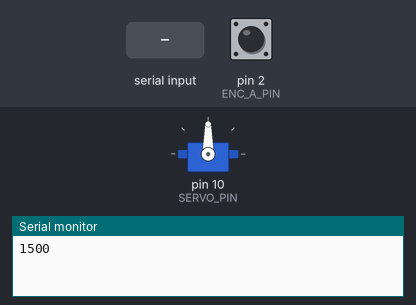
Recording of a sketch running on a simulated Arduino Uno, built with avr-gcc and run on an emulated ATmega328P. Parts: servo, the last lines printed to the serial monitor. Inputs (shaded band) come from the test bench; at power-on: pin 2 (ENC_A_PIN) HIGH.

Above: at 1.2 s.
1.3 s: "90,45\n" received over Serial
At 2.3 s:
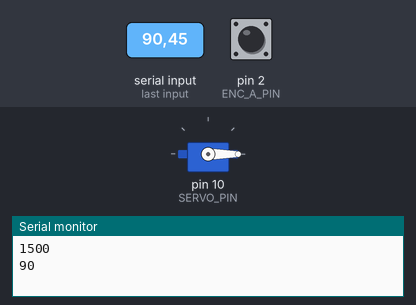
Timing chart, 0 to 4.3 s (numbered marks = the images above; inputs shaded):
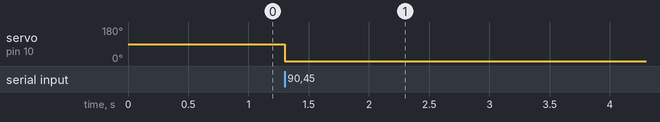

The sketch:

sketch_dec01a_servo_pulse_width_test.ino
```cpp
// https://geegrow.ru/wiki/products/controls/encoder/

#include <Servo.h>

#define ENC_A_PIN 2 // Канал А энкодера
#define ENC_B_PIN 3 // Канал В энкодера

#define MIN_PULSE_VAL 500 // Минимальное значение диапазона импульса
#define MAX_PULSE_VAL 2500 // Максимальное значение диапазона импульса
#define START_PULSE_VAL 1500 // Значение импульса при старте
#define PULSE_STEP 5 // Шаг изменения импульса при прокрутке энкодера

#define SERVO_PIN 10 // Пин сервомотора

volatile int aPresState = -1; // Предыдущее состояние канала А
volatile int value = 120; // Текущее значение ШИМ

Servo servoMot; // Инициализация объектов моторов

int pulse = START_PULSE_VAL; // Переменная для значения импульса

void setup() {
  //Открытие соединения на скорости
  Serial.begin(115200);
  Serial.setTimeout(10);
  while(!Serial); // Ждём открытия Serial
  Serial.println();
  servoMot.attach(SERVO_PIN, MIN_PULSE_VAL, MAX_PULSE_VAL); // ПОдключение серво
  //Инициализация входов
  pinMode(ENC_A_PIN, INPUT); // Подключение канала A энкодера
  pinMode(ENC_B_PIN, INPUT); // Подключение канала B энкодра
  Serial.println(pulse);
}
void loop() {
  if (Serial.available() > 2) {
    String inputStr = Serial.readStringUntil('\n');
    pulse = inputStr.toInt();
    Serial.println(pulse);
  }
  //Запоминаем текущее состояние канала А во временную переменную
  int aCurrentState = digitalRead(ENC_A_PIN);
  //Проверяем направление вращения
  if (aPresState > -1 && aPresState != aCurrentState && aCurrentState == LOW) {
    //Проверяем состояние порта В, чтобы определить направление вращения
    if (digitalRead(ENC_B_PIN) == HIGH) {
      //Сюда попадаем если по часовой стрелке
      if (pulse < MAX_PULSE_VAL) { // Проверяем значение на максимальное
        pulse += PULSE_STEP;
      }
    } else {
      //Сюда попадаем если против часовой стрелки
      if (pulse > MIN_PULSE_VAL) { // Проверяем значение на минимальное
        pulse -= PULSE_STEP;
      }
    }
    Serial.println(pulse);
  }
  servoMot.writeMicroseconds(pulse); // Установить сервомотору шим сигнал
  aPresState = aCurrentState; //Сохраняем текущее значение порта А
}
```

Measured:
- after the input at 1.3 s, servo on pin 10 (SERVO_PIN): 90° → 0° at once
